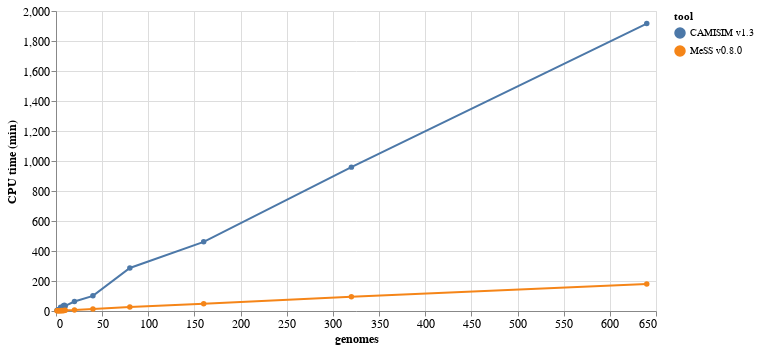

The code cell stored with this chart in its notebook:
### Code cell
line = (
    alt.Chart(df[["genomes","calc_time","tool","total_sequence_length","number_of_contigs","bases","reads"]])
    .mark_line(point=True)
    .encode(
        x=alt.X("genomes"),
        y=alt.Y("calc_time").title("CPU time (min)"),
        color="tool",
        tooltip=["calc_time","genomes","total_sequence_length","number_of_contigs","bases","reads"]
    )
).properties(
    width=600,
    height=300
).configure_axis(
    labelFontSize=12,
    titleFontSize=12,
)
line

### Figure 1 — Vega-Lite specification as saved in the notebook (floating-point values rounded to 4 significant figures)
{"config": {"view": {"continuousWidth": 300, "continuousHeight": 300}, "axis": {"labelFontSize": 12, "titleFontSize": 12}}, "data": {"name": "data-88e270da42bea59918d46595fee069ad"}, "mark": {"type": "line", "point": true}, "encoding": {"color": {"field": "tool", "type": "nominal"}, "tooltip": [{"field": "calc_time", "type": "quantitative"}, {"field": "genomes", "type": "quantitative"}, {"field": "total_sequence_length", "type": "quantitative"}, {"field": "number_of_contigs", "type": "quantitative"}, {"field": "bases", "type": "quantitative"}, {"field": "reads", "type": "quantitative"}], "x": {"field": "genomes", "type": "quantitative"}, "y": {"field": "calc_time", "title": "CPU time (min)", "type": "quantitative"}}, "height": 300, "width": 600, "$schema": "https://vega.github.io/schema/vega-lite/v5.16.3.json", "datasets": {"data-88e270da42bea59918d46595fee069ad": [{"genomes": 1, "calc_time": 4.177, "tool": "CAMISIM v1.3", "total_sequence_length": 3502975, "number_of_contigs": 2, "bases": 3503000.0, "reads": 17510.0}, {"genomes": 3, "calc_time": 5.099, "tool": "CAMISIM v1.3", "total_sequence_length": 6774179, "number_of_contigs": 9, "bases": 6774000.0, "reads": 33870.0}, {"genomes": 2, "calc_time": 8.864, "tool": "CAMISIM v1.3", "total_sequence_length": 8160866, "number_of_contigs": 3, "bases": 8161000.0, "reads": 40800.0}, {"genomes": 4, "calc_time": 9.492, "tool": "CAMISIM v1.3", "total_sequence_length": 10175797, "number_of_contigs": 8, "bases": 10180000.0, "reads": 50880.0}, {"genomes": 7, "calc_time": 14.52, "tool": "CAMISIM v1.3", "total_sequence_length": 20558298, "number_of_contigs": 10, "bases": 20560000.0, "reads": 102800.0}, {"genomes": 5, "calc_time": 25.03, "tool": "CAMISIM v1.3", "total_sequence_length": 21563198, "number_of_contigs": 7, "bases": 21560000.0, "reads": 107800.0}, {"genomes": 6, "calc_time": 22.28, "tool": "CAMISIM v1.3", "total_sequence_length": 25055301, "number_of_contigs": 12, "bases": 25060000.0, "reads": 125300.0}, {"genomes": 9, "calc_time": 38.61, "tool": "CAMISIM v1.3", "total_sequence_length": 35105455, "number_of_contigs": 17, "bases": 35110000.0, "reads": 175500.0}, {"genomes": 8, "calc_time": 35.03, "tool": "CAMISIM v1.3", "total_sequence_length": 35319318, "number_of_contigs": 13, "bases": 35320000.0, "reads": 176600.0}, {"genomes": 10, "calc_time": 33.87, "tool": "CAMISIM v1.3", "total_sequence_length": 39823809, "number_of_contigs": 20, "bases": 39820000.0, "reads": 199100.0}, {"genomes": 20, "calc_time": 63.48, "tool": "CAMISIM v1.3", "total_sequence_length": 70722151, "number_of_contigs": 28, "bases": 70720000.0, "reads": 353600.0}, {"genomes": 40, "calc_time": 101.1, "tool": "CAMISIM v1.3", "total_sequence_length": 138120060, "number_of_contigs": 75, "bases": 138100000.0, "reads": 690600.0}, {"genomes": 80, "calc_time": 286.9, "tool": "CAMISIM v1.3", "total_sequence_length": 319489510, "number_of_contigs": 125, "bases": 319500000.0, "reads": 1597000.0}, {"genomes": 160, "calc_time": 461.1, "tool": "CAMISIM v1.3", "total_sequence_length": 579788569, "number_of_contigs": 260, "bases": 579800000.0, "reads": 2899000.0}, {"genomes": 320, "calc_time": 959.1, "tool": "CAMISIM v1.3", "total_sequence_length": 1205375444, "number_of_contigs": 538, "bases": 1205000000.0, "reads": 6027000.0}, {"genomes": 640, "calc_time": 1916.0, "tool": "CAMISIM v1.3", "total_sequence_length": 2394501105, "number_of_contigs": 1056, "bases": 2395000000.0, "reads": 11970000.0}, {"genomes": 1, "calc_time": 0.9175, "tool": "MeSS v0.8.0", "total_sequence_length": 3502975, "number_of_contigs": 2, "bases": 3503000.0, "reads": 17510.0}, {"genomes": 3, "calc_time": 1.583, "tool": "MeSS v0.8.0", "total_sequence_length": 6774179, "number_of_contigs": 9, "bases": 6774000.0, "reads": 33870.0}, {"genomes": 2, "calc_time": 1.473, "tool": "MeSS v0.8.0", "total_sequence_length": 8160866, "number_of_contigs": 3, "bases": 8161000.0, "reads": 40800.0}, {"genomes": 4, "calc_time": 1.82, "tool": "MeSS v0.8.0", "total_sequence_length": 10175797, "number_of_contigs": 8, "bases": 10180000.0, "reads": 50880.0}, {"genomes": 7, "calc_time": 2.42, "tool": "MeSS v0.8.0", "total_sequence_length": 20558298, "number_of_contigs": 10, "bases": 20560000.0, "reads": 102800.0}, {"genomes": 5, "calc_time": 2.011, "tool": "MeSS v0.8.0", "total_sequence_length": 21563198, "number_of_contigs": 7, "bases": 21560000.0, "reads": 107800.0}, {"genomes": 6, "calc_time": 2.674, "tool": "MeSS v0.8.0", "total_sequence_length": 25055301, "number_of_contigs": 12, "bases": 25060000.0, "reads": 125300.0}, {"genomes": 9, "calc_time": 3.357, "tool": "MeSS v0.8.0", "total_sequence_length": 35105455, "number_of_contigs": 17, "bases": 35110000.0, "reads": 175500.0}, {"genomes": 8, "calc_time": 3.763, "tool": "MeSS v0.8.0", "total_sequence_length": 35319318, "number_of_contigs": 13, "bases": 35320000.0, "reads": 176600.0}, {"genomes": 10, "calc_time": 4.317, "tool": "MeSS v0.8.0", "total_sequence_length": 39823809, "number_of_contigs": 20, "bases": 39820000.0, "reads": 199100.0}, {"genomes": 20, "calc_time": 6.334, "tool": "MeSS v0.8.0", "total_sequence_length": 70722151, "number_of_contigs": 28, "bases": 70720000.0, "reads": 353600.0}, {"genomes": 40, "calc_time": 13.94, "tool": "MeSS v0.8.0", "total_sequence_length": 138120060, "number_of_contigs": 75, "bases": 138100000.0, "reads": 690600.0}, {"genomes": 80, "calc_time": 26.07, "tool": "MeSS v0.8.0", "total_sequence_length": 319489510, "number_of_contigs": 125, "bases": 319500000.0, "reads": 1597000.0}, {"genomes": 160, "calc_time": 47.9, "tool": "MeSS v0.8.0", "total_sequence_length": 579788569, "number_of_contigs": 260, "bases": 579800000.0, "reads": 2899000.0}, {"genomes": 320, "calc_time": 94.35, "tool": "MeSS v0.8.0", "total_sequence_length": 1205375444, "number_of_contigs": 538, "bases": 1205000000.0, "reads": 6027000.0}, {"genomes": 640, "calc_time": 180.2, "tool": "MeSS v0.8.0", "total_sequence_length": 2394501105, "number_of_contigs": 1056, "bases": 2395000000.0, "reads": 11970000.0}]}}
